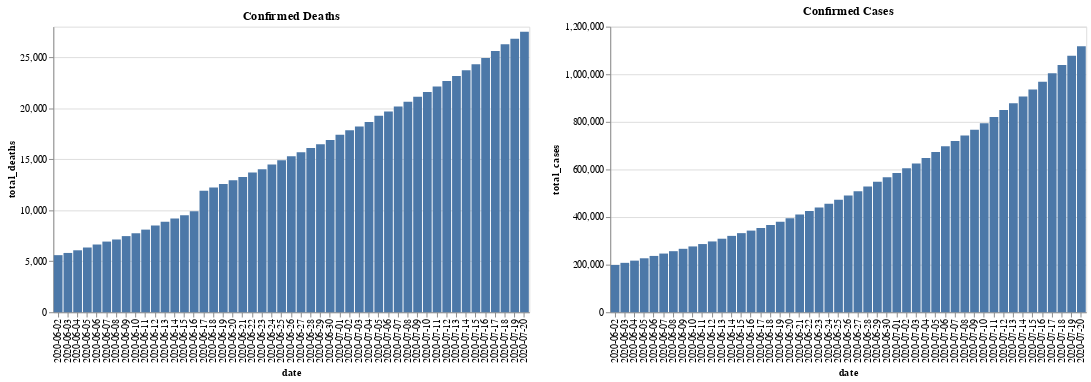

Source (notebook cell):
### Code cell
base.encode(y='total_deaths').properties(title="Confirmed Deaths")|base.encode(y='total_cases').properties(title="Confirmed Cases")
